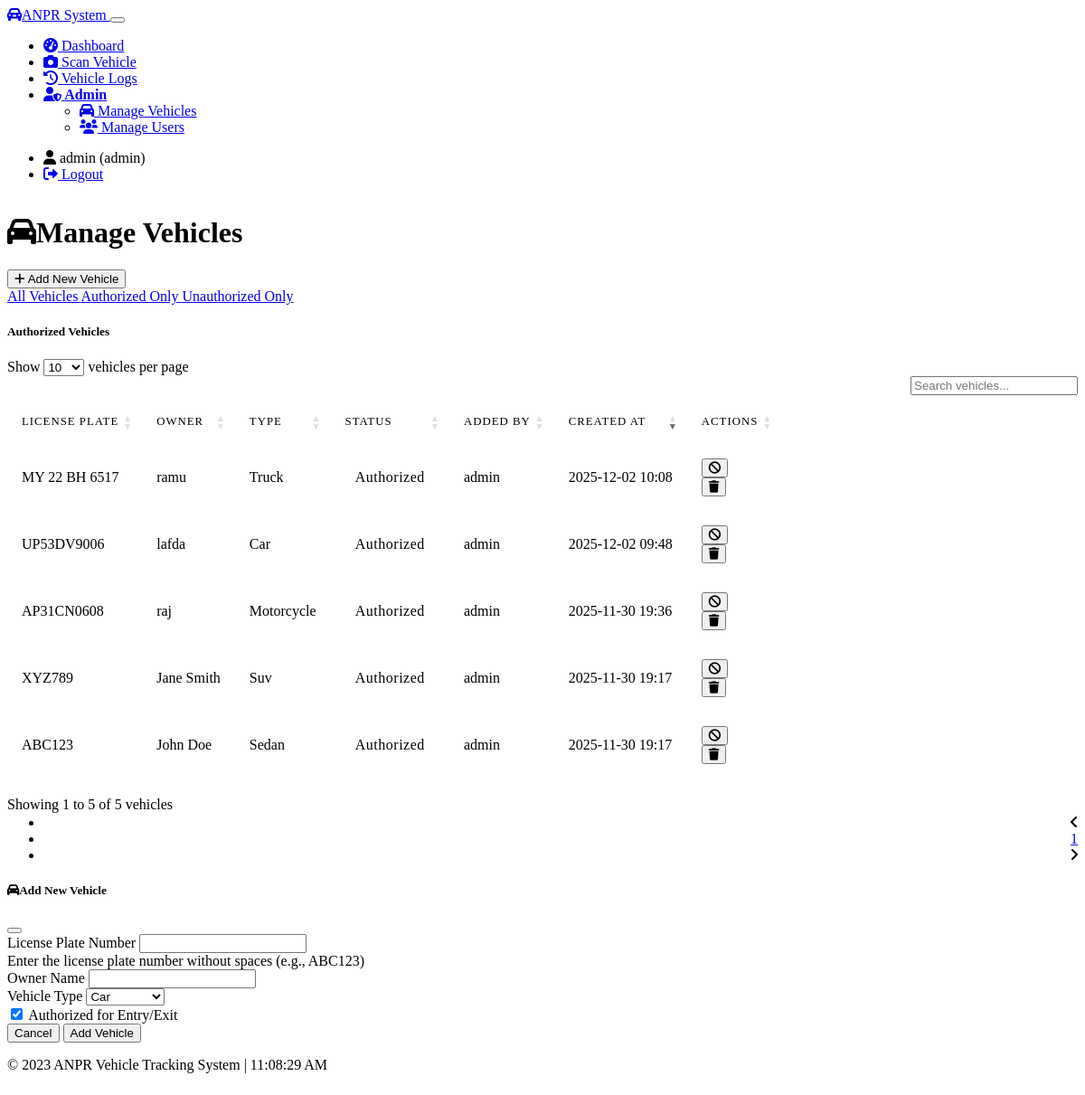
/admin/vehicles?filter=authorized (signed in), run on the app's committed database.
### models.py (models this page shows, shortened)
class User(UserMixin, db.Model):
    id = db.Column(db.Integer, primary_key=True)
    username = db.Column(db.String(64), unique=True, nullable=False)
    email = db.Column(db.String(120), unique=True, nullable=False)
    password_hash = db.Column(db.String(256), nullable=False)
    role = db.Column(db.String(20), nullable=False)  # 'admin' or 'security'
    created_at = db.Column(db.DateTime, default=lambda: datetime.now())  # LOCAL TIME
    def is_admin(self):
        return self.role == 'admin'

class Vehicle(db.Model):
    id = db.Column(db.Integer, primary_key=True)
    plate_number = db.Column(db.String(20), unique=True, nullable=False)
    owner_name = db.Column(db.String(100), nullable=True)
    vehicle_type = db.Column(db.String(50), nullable=True)
    is_authorized = db.Column(db.Boolean, default=True)
    added_by = db.Column(db.Integer, db.ForeignKey('user.id'), nullable=False)
    created_at = db.Column(db.DateTime, default=lambda: datetime.now())  # LOCAL TIME
    updated_at = db.Column(db.DateTime, default=lambda: datetime.now(), onupdate=lambda: datetime.now())  # LOCAL TIME
    user = db.relationship('User', backref=db.backref('vehicles', lazy=True))

### routes/admin.py (the view)
@admin_bp.route('/vehicles', methods=['GET'])
@login_required
@admin_required
def vehicles():
    filter_param = request.args.get('filter', '')
    if filter_param == 'authorized':
        vehicles = Vehicle.query.filter_by(is_authorized=True).order_by(Vehicle.created_at.desc()).all()
        filter_title = "Authorized Vehicles"
    elif filter_param == 'unauthorized':
        vehicles = Vehicle.query.filter_by(is_authorized=False).order_by(Vehicle.created_at.desc()).all()
        filter_title = "Unauthorized Vehicles"
    else:
        vehicles = Vehicle.query.order_by(Vehicle.created_at.desc()).all()
        filter_title = "All Vehicles"
    form = VehicleForm()
    return render_template('admin/vehicles.html', vehicles=vehicles, form=form,
                          filter_title=filter_title, current_filter=filter_param)

### forms.py (shortened to what this page needs)
class VehicleForm(FlaskForm):
    plate_number = StringField('License Plate Number', validators=[DataRequired()])
    owner_name = StringField('Owner Name', validators=[DataRequired()])
    vehicle_type = SelectField('Vehicle Type',
                              choices=[('car', 'Car'), ('truck', 'Truck'),
                                       ('motorcycle', 'Motorcycle'), ('other', 'Other')],
                              validators=[DataRequired()])
    is_authorized = BooleanField('Authorized', default=True)
    submit = SubmitField('Add Vehicle')

### app.py (called while the page is built)
@login_manager.user_loader
def load_user(user_id):
    return User.query.get(int(user_id))

### routes/admin.py (called while the page is built)
def admin_required(f):
    @wraps(f)
    def decorated_function(*args, **kwargs):
        if not current_user.is_admin():
            flash('Access denied. Admin privileges required.', 'danger')
            return redirect(url_for('dashboard.index'))
        return f(*args, **kwargs)
    return decorated_function

### templates/admin/vehicles.html (shortened to what this page needs)
{% extends "base.html" %}
{% block content %}
<div class="container mt-4">
    <div class="d-flex justify-content-between align-items-center mb-4">
        <h1><i class="fas fa-car me-2"></i>Manage Vehicles</h1>
        <button class="btn btn-primary" data-bs-toggle="modal" data-bs-target="#addVehicleModal">
            <i class="fas fa-plus me-1"></i> Add New Vehicle
        </button>
    </div>
    <div class="mb-3">
        <div class="btn-group" role="group" aria-label="Vehicle filters">
            <a href="{{ url_for('admin.vehicles') }}" class="btn btn-outline-secondary {% if not current_filter %}active{% endif %}">
                All Vehicles
            </a>
            <a href="{{ url_for('admin.vehicles', filter='authorized') }}" class="btn btn-outline-success {% if current_filter == 'authorized' %}active{% endif %}">
                Authorized Only
            </a>
            <a href="{{ url_for('admin.vehicles', filter='unauthorized') }}" class="btn btn-outline-danger {% if current_filter == 'unauthorized' %}active{% endif %}">
                Unauthorized Only
            </a>
        </div>
    </div>
    <div class="card bg-dark mb-4">
        <div class="card-header">
            <h5 class="card-title mb-0">{{ filter_title }}</h5>
        </div>
        <div class="card-body">
            {% if vehicles %}
            <div class="table-responsive">
                <table id="vehicles-table" class="table table-dark table-hover">
                    <thead>
                        <tr>
                            <th>License Plate</th>
                            <th>Owner</th>
                            <th>Type</th>
                            <th>Status</th>
                            <th>Added By</th>
                            <th>Created At</th>
                            <th>Actions</th>
                        </tr>
                    </thead>
                    <tbody>
                        {% for vehicle in vehicles %}
                        <tr>
                            <td>{{ vehicle.plate_number }}</td>
                            <td>{{ vehicle.owner_name }}</td>
                            <td>{{ vehicle.vehicle_type|capitalize }}</td>
                            <td>
                                {% if vehicle.is_authorized %}
                                <span class="badge bg-success">Authorized</span>
                                {% else %}
                                <span class="badge bg-danger">Unauthorized</span>
                                {% endif %}
                            </td>
                            <td>{{ vehicle.user.username }}</td>
                            <td>{{ vehicle.created_at.strftime('%Y-%m-%d %H:%M') }}</td>
                            <td>
                                <div class="btn-group btn-group-sm" role="group">
                                    <form action="{{ url_for('admin.toggle_vehicle_authorization', vehicle_id=vehicle.id) }}" method="POST" class="d-inline">
                                        <button type="submit" class="btn btn-outline-warning" title="{{ 'Deauthorize' if vehicle.is_authorized else 'Authorize' }}">
                                            <i class="fas {{ 'fa-ban' if vehicle.is_authorized else 'fa-check' }}"></i>
                                        </button>
                                    </form>
                                    <form action="{{ url_for('admin.delete_vehicle', vehicle_id=vehicle.id) }}" method="POST" class="d-inline ms-1"
                                          onsubmit="return confirm('Are you sure you want to delete this vehicle?');">
                                        <button type="submit" class="btn btn-outline-danger" title="Delete">
                                            <i class="fas fa-trash"></i>
                                        </button>
                                    </form>
                                </div>
                            </td>
                        </tr>
                        {% endfor %}
                    </tbody>
                </table>
            </div>
            {% else %}
            <div class="text-center text-muted p-4">
                <i class="fas fa-car-crash fa-3x mb-3"></i>
                <p>No vehicles registered yet. Add a vehicle to get started.</p>
            </div>
            {% endif %}
        </div>
    </div>
</div>
<div class="modal fade" id="addVehicleModal" tabindex="-1" aria-labelledby="addVehicleModalLabel" aria-hidden="true">
    <div class="modal-dialog">
        <div class="modal-content bg-dark">
            <div class="modal-header">
                <h5 class="modal-title" id="addVehicleModalLabel">
                    <i class="fas fa-car me-2"></i>Add New Vehicle
                </h5>
                <button type="button" class="btn-close" data-bs-dismiss="modal" aria-label="Close"></button>
            </div>
            <form method="POST" action="{{ url_for('admin.add_vehicle') }}">
                <div class="modal-body">
                    <div class="mb-3">
                        <label for="plate_number" class="form-label">License Plate Number</label>
                        {{ form.plate_number(class="form-control", required=true) }}
                        <div class="form-text">Enter the license plate number without spaces (e.g., ABC123)</div>
                    </div>
                    <div class="mb-3">
                        <label for="owner_name" class="form-label">Owner Name</label>
                        {{ form.owner_name(class="form-control", required=true) }}
                    </div>
                    <div class="mb-3">
                        <label for="vehicle_type" class="form-label">Vehicle Type</label>
                        {{ form.vehicle_type(class="form-select", required=true) }}
                    </div>
                    <div class="mb-3 form-check">
                        {{ form.is_authorized(class="form-check-input") }}
                        <label class="form-check-label" for="is_authorized">Authorized for Entry/Exit</label>
                    </div>
                </div>
                <div class="modal-footer">
                    <button type="button" class="btn btn-secondary" data-bs-dismiss="modal">Cancel</button>
                    {{ form.submit(class="btn btn-primary") }}
                </div>
            </form>
        </div>
    </div>
</div>
{% endblock %}

### templates/base.html (shortened to what this page needs)
<!DOCTYPE html>
<html lang="en" data-bs-theme="dark">
<head>
    <link rel="stylesheet" href="https://cdn.replit.com/agent/bootstrap-agent-dark-theme.min.css">
    <link rel="stylesheet" href="https://cdnjs.cloudflare.com/ajax/libs/font-awesome/6.0.0/css/all.min.css">
    <link rel="stylesheet" href="https://cdn.datatables.net/1.13.1/css/dataTables.bootstrap5.min.css">
    <link rel="stylesheet" href="https://cdn.datatables.net/buttons/2.4.1/css/buttons.bootstrap5.min.css">
    <link rel="stylesheet" href="{{ url_for('static', filename='css/custom.css') }}">
</head>
<body>
    {% if current_user.is_authenticated %}
    <nav class="navbar navbar-expand-lg navbar-dark bg-dark">
        <div class="container-fluid">
            <a class="navbar-brand" href="{{ url_for('dashboard.index') }}">
                <i class="fas fa-car-alt me-2"></i>ANPR System
            </a>
            <button class="navbar-toggler" type="button" data-bs-toggle="collapse" data-bs-target="#navbarNav"
                    aria-controls="navbarNav" aria-expanded="false" aria-label="Toggle navigation">
            </button>
            <div class="collapse navbar-collapse" id="navbarNav">
                <ul class="navbar-nav me-auto">
                    <li class="nav-item">
                        <a class="nav-link {% if request.path == url_for('dashboard.index') %}active{% endif %}" href="{{ url_for('dashboard.index') }}">
                            <i class="fas fa-tachometer-alt me-1"></i> Dashboard
                        </a>
                    </li>
                    <li class="nav-item">
                        <a class="nav-link {% if request.path == url_for('security.scan') %}active{% endif %}" href="{{ url_for('security.scan') }}">
                            <i class="fas fa-camera me-1"></i> Scan Vehicle
                        </a>
                    </li>
                    <li class="nav-item">
                        <a class="nav-link {% if request.path == url_for('dashboard.vehicle_logs') %}active{% endif %}" href="{{ url_for('dashboard.vehicle_logs') }}">
                            <i class="fas fa-history me-1"></i> Vehicle Logs
                        </a>
                    </li>
                    {% if current_user.is_admin() %}
                    <li class="nav-item dropdown">
                        <a class="nav-link dropdown-toggle {% if '/admin/' in request.path %}active{% endif %}" href="#" id="adminDropdown" role="button"
                           data-bs-toggle="dropdown" aria-expanded="false">
                            <i class="fas fa-user-shield me-1"></i> Admin
                        </a>
                        <ul class="dropdown-menu" aria-labelledby="adminDropdown">
                            <li>
                                <a class="dropdown-item" href="{{ url_for('admin.vehicles') }}">
                                    <i class="fas fa-car me-1"></i> Manage Vehicles
                                </a>
                            </li>
                            <li>
                                <a class="dropdown-item" href="{{ url_for('admin.users') }}">
                                    <i class="fas fa-users me-1"></i> Manage Users
                                </a>
                            </li>
                        </ul>
                    </li>
                    {% endif %}
                </ul>
                <ul class="navbar-nav">
                    <li class="nav-item">
                        <span class="nav-link">
                            <i class="fas fa-user me-1"></i> {{ current_user.username }} ({{ current_user.role }})
                        </span>
                    </li>
                    <li class="nav-item">
                        <a class="nav-link" href="{{ url_for('auth.logout') }}">
                            <i class="fas fa-sign-out-alt me-1"></i> Logout
                        </a>
                    </li>
                </ul>
            </div>
        </div>
    </nav>
    {% endif %}
    <div class="main-content">
        {% block content %}{% endblock %}
    </div>
    <footer class="bg-dark text-light py-3 mt-5">
        <div class="container text-center">
            <p class="mb-0">
                &copy; 2023 ANPR Vehicle Tracking System
                <span class="ms-2 text-muted">|</span>
                <span class="ms-2" id="current-time"></span>
            </p>
        </div>
    </footer>
</body>
</html>

### static/css/custom.css (style rules this page uses)
body { min-height: 100vh; display: flex; flex-direction: column; background-color: var(--bs-dark); }
.main-content { flex: 1; }
.table-dark { background-color: transparent; border-radius: 0.5rem; }
.table-dark thead th { border-top: none; border-bottom: 1px solid rgba(255, 255, 255, 0.1); text-transform: uppercase; font-size: 0.8rem; letter-spacing: 1px; font-weight: 500; padding: 1rem; }
.table-dark tbody td { border-color: rgba(255, 255, 255, 0.05); padding: 1rem; vertical-align: middle; }
.badge { padding: 0.4rem 0.7rem; font-weight: 500; letter-spacing: 0.5px; }
.nav-link.active { font-weight: bold; border-bottom: 2px solid var(--bs-primary); }

### data on the page
User: username "admin", role "admin"
Vehicle: plate_number "MY 22 BH 6517", owner_name "ramu", vehicle_type "Truck", is_authorized "Authorized", user.username "admin", created_at "2025-12-02 10:08"
Vehicle: plate_number "UP53DV9006", owner_name "lafda", vehicle_type "Car", is_authorized "Authorized", user.username "admin", created_at "2025-12-02 09:48"
Vehicle: plate_number "AP31CN0608", owner_name "raj", vehicle_type "Motorcycle", is_authorized "Authorized", user.username "admin", created_at "2025-11-30 19:36"
Vehicle: plate_number "XYZ789", owner_name "Jane Smith", vehicle_type "Suv", is_authorized "Authorized", user.username "admin", created_at "2025-11-30 19:17"
Vehicle: plate_number "ABC123", owner_name "John Doe", vehicle_type "Sedan", is_authorized "Authorized", user.username "admin", created_at "2025-11-30 19:17"

### other printed values
{{ filter_title }} "Authorized Vehicles"
